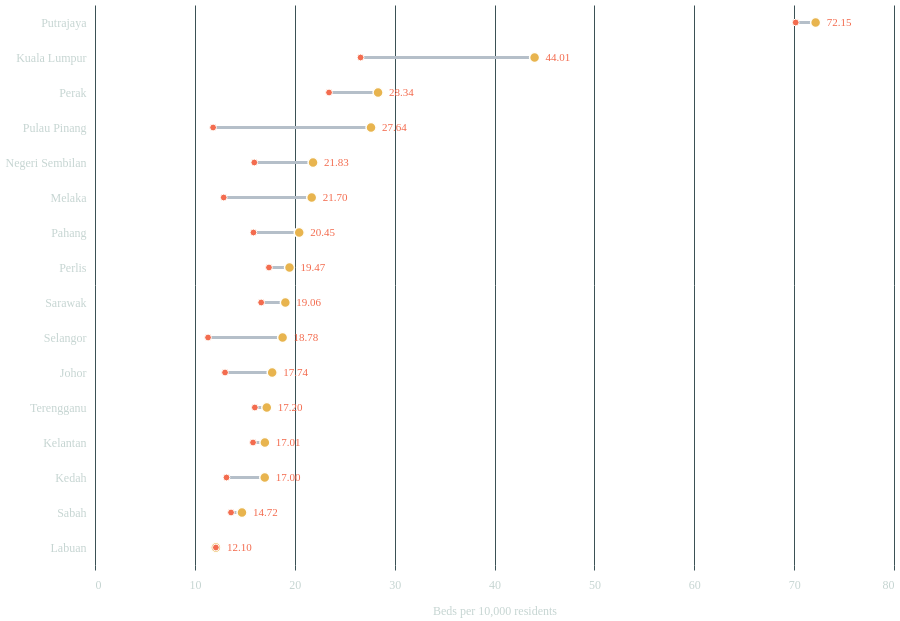

Express this chart as Vega-Lite.
### Vega-Lite specification from a JSON file in a GitHub repository (floating-point values rounded to 4 significant figures)
{"$schema": "https://vega.github.io/schema/vega-lite/v6.json", "width": 900, "background": "transparent", "autosize": {"type": "fit-x", "contains": "padding", "resize": true}, "config": {"font": "DM Sans", "view": {"stroke": null}, "axis": {"labelFontSize": 12, "titleFontSize": 12, "titleFontWeight": "normal", "labelColor": "#c6d5d2", "titleColor": "#c6d5d2", "gridColor": "#3b5155", "domain": false, "tickColor": "#3b5155", "labelPadding": 9, "titlePadding": 15}, "legend": {"labelFontSize": 12, "titleFontSize": 12, "labelColor": "#c6d5d2", "titleColor": "#c6d5d2", "orient": "top", "direction": "horizontal", "title": null}, "text": {"font": "DM Sans"}}, "height": 560, "data": {"values": [{"year": 2024, "state": "Johor", "public_beds": 5448, "residents": 4184000.0, "public_rate": 13.02, "private_hospitals": 26, "private_beds": 1975, "combined_beds": 7423, "combined_rate": 17.74, "public_rank": 12, "combined_rank": 11, "private_share": 26.61, "display_combined": 17.74, "rank_label": "#12 → #11"}, {"year": 2024, "state": "Kedah", "public_beds": 2919, "residents": 2217100, "public_rate": 13.17, "private_hospitals": 9, "private_beds": 849, "combined_beds": 3768, "combined_rate": 17.0, "public_rank": 11, "combined_rank": 14, "private_share": 22.53, "display_combined": 17.0, "rank_label": "#11 → #14"}, {"year": 2024, "state": "Kelantan", "public_beds": 2987, "residents": 1887900, "public_rate": 15.82, "private_hospitals": 3, "private_beds": 224, "combined_beds": 3211, "combined_rate": 17.01, "public_rank": 9, "combined_rank": 13, "private_share": 6.976, "display_combined": 17.01, "rank_label": "#9 → #13"}, {"year": 2024, "state": "Melaka", "public_beds": 1349, "residents": 1046700, "public_rate": 12.89, "private_hospitals": 4, "private_beds": 922, "combined_beds": 2271, "combined_rate": 21.7, "public_rank": 13, "combined_rank": 6, "private_share": 40.6, "display_combined": 21.7, "rank_label": "#13 → #6"}, {"year": 2024, "state": "Negeri Sembilan", "public_beds": 1977, "residents": 1239500, "public_rate": 15.95, "private_hospitals": 8, "private_beds": 729, "combined_beds": 2706, "combined_rate": 21.83, "public_rank": 7, "combined_rank": 5, "private_share": 26.94, "display_combined": 21.83, "rank_label": "#7 → #5"}, {"year": 2024, "state": "Pahang", "public_beds": 2646, "residents": 1667700, "public_rate": 15.87, "private_hospitals": 5, "private_beds": 764, "combined_beds": 3410, "combined_rate": 20.45, "public_rank": 8, "combined_rank": 7, "private_share": 22.4, "display_combined": 20.45, "rank_label": "#8 → #7"}, {"year": 2024, "state": "Perak", "public_beds": 6021, "residents": 2569400, "public_rate": 23.43, "private_hospitals": 19, "private_beds": 1261, "combined_beds": 7282, "combined_rate": 28.34, "public_rank": 3, "combined_rank": 3, "private_share": 17.32, "display_combined": 28.34, "rank_label": "#3 → #3"}, {"year": 2024, "state": "Perlis", "public_beds": 517, "residents": 296800, "public_rate": 17.42, "private_hospitals": 1, "private_beds": 61, "combined_beds": 578, "combined_rate": 19.47, "public_rank": 4, "combined_rank": 8, "private_share": 10.55, "display_combined": 19.47, "rank_label": "#4 → #8"}, {"year": 2024, "state": "Pulau Pinang", "public_beds": 2129, "residents": 1800500, "public_rate": 11.82, "private_hospitals": 19, "private_beds": 2847, "combined_beds": 4976, "combined_rate": 27.64, "public_rank": 15, "combined_rank": 4, "private_share": 57.21, "display_combined": 27.64, "rank_label": "#15 → #4"}, {"year": 2024, "state": "Sabah", "public_beds": 5097, "residents": 3742000, "public_rate": 13.62, "private_hospitals": 8, "private_beds": 410, "combined_beds": 5507, "combined_rate": 14.72, "public_rank": 10, "combined_rank": 15, "private_share": 7.445, "display_combined": 14.72, "rank_label": "#10 → #15"}, {"year": 2024, "state": "Sarawak", "public_beds": 4189, "residents": 2517500, "public_rate": 16.64, "private_hospitals": 13, "private_beds": 609, "combined_beds": 4798, "combined_rate": 19.06, "public_rank": 5, "combined_rank": 9, "private_share": 12.69, "display_combined": 19.06, "rank_label": "#5 → #9"}, {"year": 2024, "state": "Selangor", "public_beds": 8334, "residents": 7362700, "public_rate": 11.32, "private_hospitals": 59, "private_beds": 5496, "combined_beds": 13830, "combined_rate": 18.78, "public_rank": 16, "combined_rank": 10, "private_share": 39.74, "display_combined": 18.78, "rank_label": "#16 → #10"}, {"year": 2024, "state": "Terengganu", "public_beds": 1971, "residents": 1231500, "public_rate": 16.0, "private_hospitals": 2, "private_beds": 147, "combined_beds": 2118, "combined_rate": 17.2, "public_rank": 6, "combined_rank": 12, "private_share": 6.941, "display_combined": 17.2, "rank_label": "#6 → #12"}, {"year": 2024, "state": "W.P. Kuala Lumpur", "public_beds": 5498, "residents": 2067500, "public_rate": 26.59, "private_hospitals": 36, "private_beds": 3602, "combined_beds": 9100, "combined_rate": 44.01, "public_rank": 2, "combined_rank": 2, "private_share": 39.58, "display_combined": 44.01, "rank_label": "#2 → #2"}, {"year": 2024, "state": "W.P. Labuan", "public_beds": 122, "residents": 100800, "public_rate": 12.1, "private_hospitals": 0, "private_beds": 0, "combined_beds": 122, "combined_rate": 12.1, "public_rank": 14, "combined_rank": 16, "private_share": 0, "display_combined": 12.1, "rank_label": "#14 → #16"}, {"year": 2024, "state": "W.P. Putrajaya", "public_beds": 844, "residents": 120300, "public_rate": 70.16, "private_hospitals": 2, "private_beds": 24, "combined_beds": 868, "combined_rate": 72.15, "public_rank": 1, "combined_rank": 1, "private_share": 2.765, "display_combined": 72.15, "rank_label": "#1 → #1"}]}, "encoding": {"y": {"field": "state", "type": "nominal", "sort": ["W.P. Putrajaya", "W.P. Kuala Lumpur", "Perak", "Pulau Pinang", "Negeri Sembilan", "Melaka", "Pahang", "Perlis", "Sarawak", "Selangor", "Johor", "Terengganu", "Kelantan", "Kedah", "Sabah", "W.P. Labuan"], "axis": {"title": null, "labelLimit": 190, "labelFontSize": 12, "ticks": false, "labelExpr": "replace(datum.label, 'W.P. ', '')"}}, "opacity": {"condition": [{"test": "datum[\"state\"] === hoveredState || datum[\"state\"] === \"\"", "value": 1}, {"test": "hoveredState !== ''", "value": 0.65}], "value": 1}, "tooltip": [{"field": "state", "title": "State / federal territory"}, {"field": "public_rate", "format": ".2f", "title": "Public beds / 10,000"}, {"field": "combined_rate", "format": ".2f", "title": "Combined beds / 10,000"}, {"field": "rank_label", "title": "Public → combined rank"}, {"field": "public_beds", "format": ",", "title": "Public beds"}, {"field": "private_beds", "format": ",", "title": "Private hospital beds"}, {"field": "residents", "format": ",", "title": "Residents"}]}, "layer": [{"mark": {"type": "rule", "strokeWidth": 3, "color": "#b5bfc9"}, "encoding": {"x": {"field": "public_rate", "type": "quantitative", "scale": {"domain": [0, 80]}, "axis": {"title": "Beds per 10,000 residents", "tickCount": 9}}, "x2": {"field": "display_combined"}}}, {"mark": {"type": "point", "filled": true, "size": 100, "color": "#e8b44e", "stroke": "#fffefa", "strokeWidth": 1.5}, "encoding": {"x": {"field": "display_combined", "type": "quantitative"}}}, {"mark": {"type": "point", "filled": true, "size": 46, "color": "#f36c4f", "stroke": "#fffefa", "strokeWidth": 1}, "encoding": {"x": {"field": "public_rate", "type": "quantitative"}}}, {"mark": {"type": "text", "align": "left", "dx": 11, "fontSize": 11, "color": "#f36c4f"}, "encoding": {"x": {"field": "display_combined", "type": "quantitative"}, "text": {"field": "display_combined", "format": ".2f"}}}], "params": [{"name": "hoveredState", "value": ""}], "usermeta": {"export": {"generator": "connectedDotChartSpec", "arguments": [900, "", "Combined capacity", true], "chartId": "connected", "note": "Public/combined toggle, ordering, state selection and detail panel require React. Hover emphasis is driven by the website; hoveredState starts empty. Tooltip definitions are retained. Width is a fixed snapshot; page layout and fonts are supplied by the host."}}}
